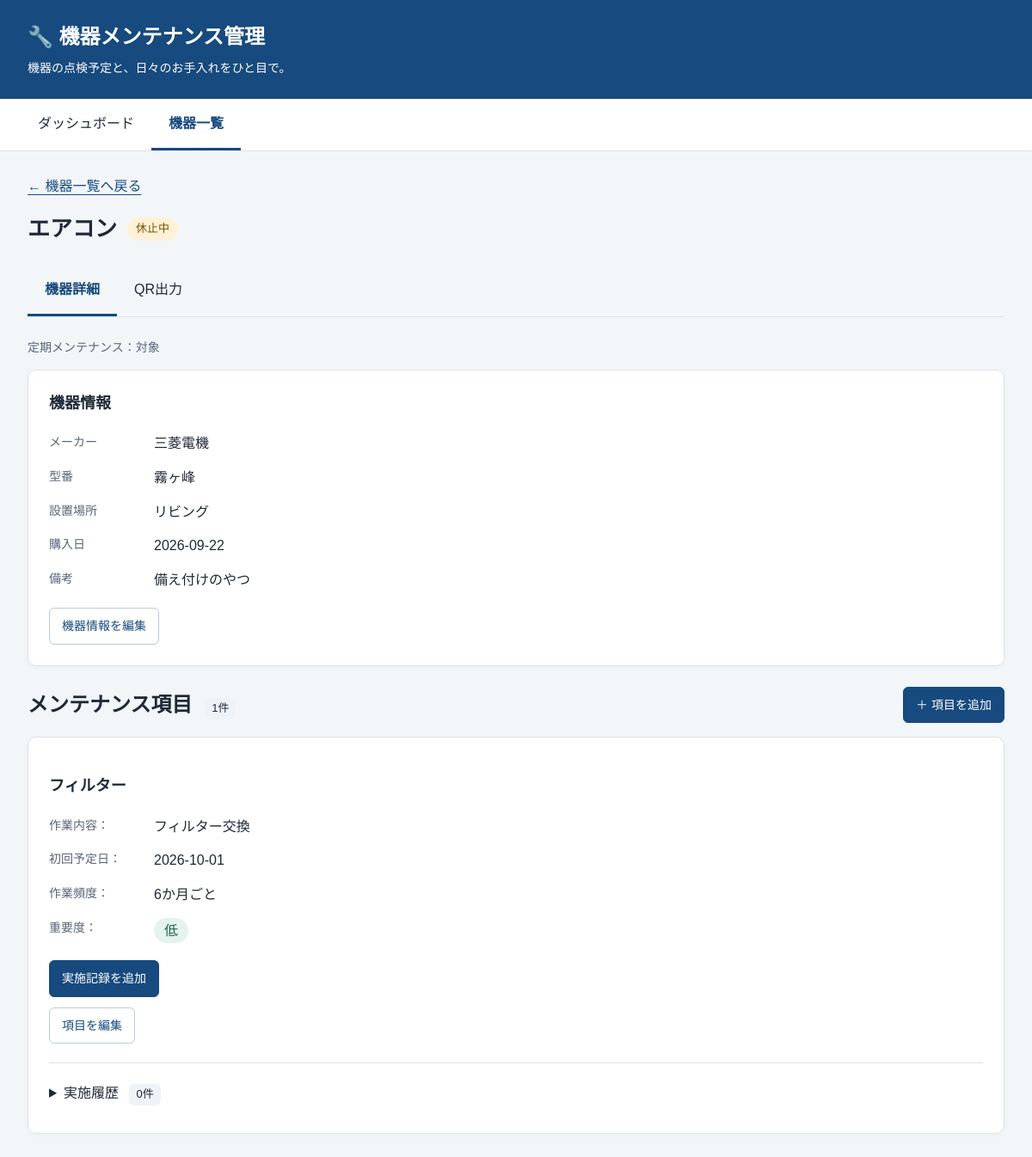
Before: /devices/1 with the older database file.
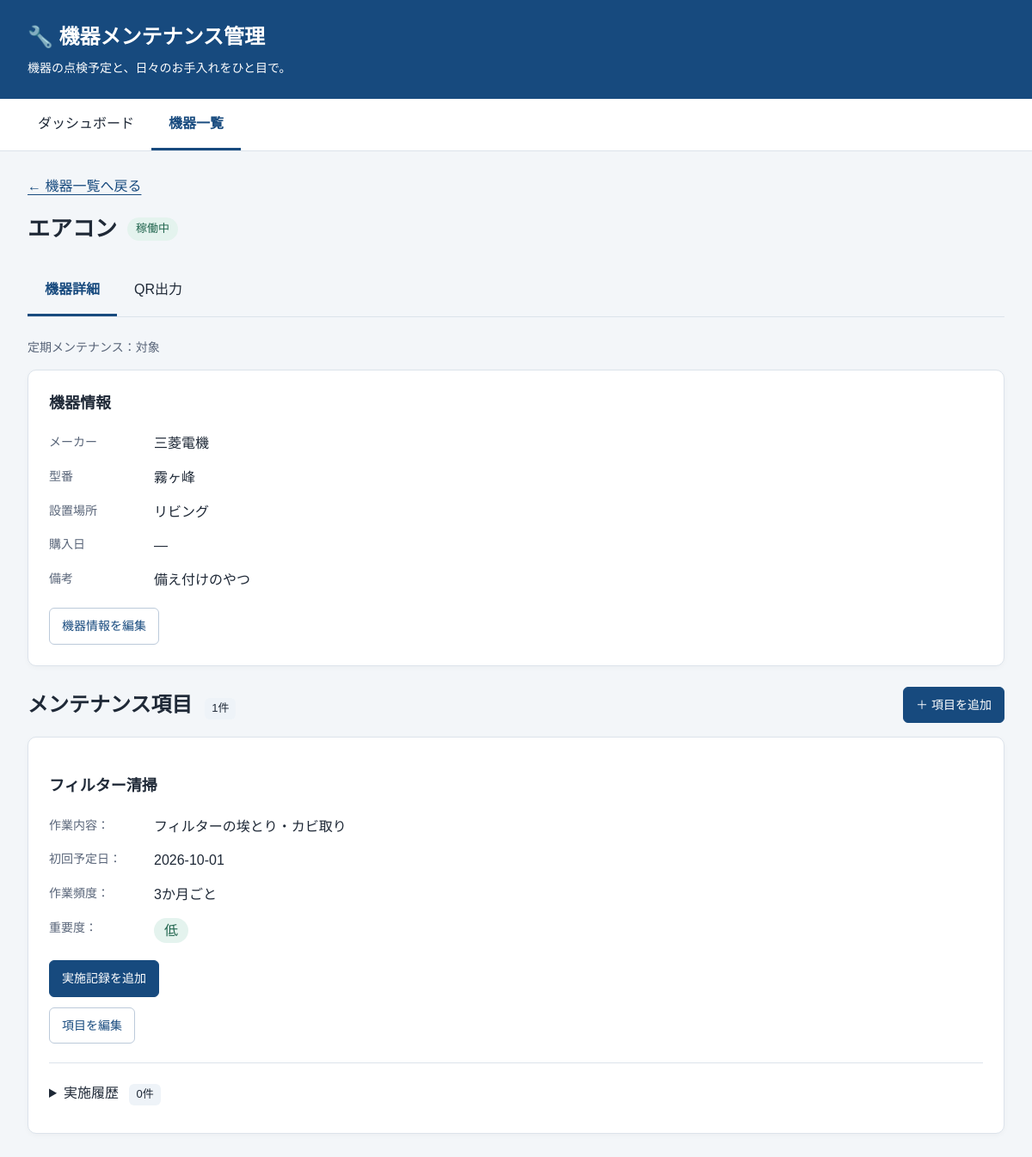
After: the same page with the newer database file.
### tables this page shows
CREATE TABLE devices (
                id INTEGER PRIMARY KEY AUTOINCREMENT,
                name TEXT NOT NULL,
                manufacturer TEXT,
                model_number TEXT,
                location TEXT,
                status TEXT NOT NULL DEFAULT '稼働中',
                purchase_date TEXT,
                note TEXT NOT NULL DEFAULT '',
                maintenance_scope TEXT NOT NULL DEFAULT '未設定'
            );

CREATE TABLE maintenance_plans (
                id INTEGER PRIMARY KEY AUTOINCREMENT,
                device_id INTEGER NOT NULL,
                name TEXT NOT NULL,
                description TEXT,
                interval_value INTEGER,
                interval_unit TEXT,
                priority TEXT,
                first_due_date TEXT NOT NULL DEFAULT '',
                FOREIGN KEY (device_id) REFERENCES devices(id)
            );

### main.py (the view)
@app.get("/devices/{device_id}")
def device_detail(request: Request, device_id: int) -> HTMLResponse:
    with database() as connection:
        cursor: sqlite3.Cursor = connection.execute("""
            SELECT id, name, manufacturer, model_number, location, purchase_date,
                   note, status, maintenance_scope
            FROM devices
            WHERE id = ?
        """, (device_id,))
        device: Optional[sqlite3.Row] = cursor.fetchone()
        if device is None:
            raise HTTPException(status_code=404, detail="機器が見つかりません")
        cursor = connection.execute("""
            SELECT id, device_id, name, description, interval_value, interval_unit, priority, first_due_date
            FROM maintenance_plans
            WHERE device_id = ?
            ORDER BY id
        """, (device_id,))
        maintenance_plans: list[sqlite3.Row] = cursor.fetchall()
        cursor = connection.execute("""
            SELECT
                maintenance_records.id,
                maintenance_records.maintenance_plan_id,
                maintenance_records.performed_at,
                maintenance_records.meter_value,
                maintenance_records.note
            FROM maintenance_records
            JOIN maintenance_plans
                ON maintenance_plans.id
                = maintenance_records.maintenance_plan_id
            WHERE maintenance_plans.device_id = ?
            ORDER BY
                maintenance_records.performed_at DESC,
                maintenance_records.id DESC
        """, (device_id,))
        maintenance_records = cursor.fetchall()
    return templates.TemplateResponse(
        request=request,
        name="device_detail.html",
        context={
            "device": device,
            "maintenance_plans": maintenance_plans,
            "maintenance_records": maintenance_records
        }
    )

### templates/device_detail.html (shortened to what this page needs)
{% extends 'base.html' %}
{% block content %}
<a class="back-link" href="/devices">← 機器一覧へ戻る</a>
<div class="page-heading"><h1>{{ device.name }}</h1><span class="status-badge" data-status="{{ device.status }}">{{ device.status }}</span></div>
{% include '_device_tabs.html' %}
<p class="muted">定期メンテナンス：{{ device.maintenance_scope }}{% if device.maintenance_scope == '対象' and not maintenance_plans %}（項目未登録）{% endif %}</p>
<section class="panel" id="device-info">
    <h2>機器情報</h2>
    <div class="read-view"><dl class="info-grid">
        <div><dt>メーカー</dt><dd>{{ device.manufacturer or '—' }}</dd></div>
        <div><dt>型番</dt><dd>{{ device.model_number or '—' }}</dd></div>
        <div><dt>設置場所</dt><dd>{{ device.location or '—' }}</dd></div>
        <div><dt>購入日</dt><dd>{{ device.purchase_date or '—' }}</dd></div>
        <div class="full-width"><dt>備考</dt><dd class="preserve-lines">{{ device.note or '—' }}</dd></div>
    </dl></div>
    <a class="button" href="/devices/{{ device.id }}/edit">機器情報を編集</a>
</section>
<section aria-labelledby="plans-heading">
    <div class="section-heading"><h2 id="plans-heading">メンテナンス項目 <span class="count">{{ maintenance_plans|length }}件</span></h2><a class="button primary" href="/devices/{{ device.id }}/maintenance/new">＋ 項目を追加</a></div>
    {% for plan in maintenance_plans %}
    <article class="panel" id="plan-{{ plan.id }}">
        <h3>{{ plan.name }}</h3>
        <div class="read-view"><dl class="info-grid">
            <div><dt>作業内容：</dt><dd class="preserve-lines">{{ plan.description or '未登録' }}</dd></div>
            <div><dt>初回予定日：</dt><dd>{{ plan.first_due_date or "未設定" }}</dd></div>
            <div><dt>作業頻度：</dt><dd>{{ plan.interval_value }}{{ units.get(plan.interval_unit, plan.interval_unit) }}ごと</dd></div>
            <div><dt>重要度：</dt><dd><span class="priority" data-level="{{ priorities.get(plan.priority, plan.priority) }}">{{ priorities.get(plan.priority, plan.priority) }}</span></dd></div>
        </dl></div>
        <div class="record-action"><a class="button primary" href="/devices/{{ device.id }}/maintenance-plans/{{ plan.id }}/records/new">実施記録を追加</a></div>
        <div class="item-edit-action"><a class="button" href="/devices/{{ device.id }}/maintenance-plans/{{ plan.id }}/edit">項目を編集</a></div>
        {% set records = maintenance_records | selectattr('maintenance_plan_id', 'equalto', plan.id) | list %}
        <details class="history" {% if request.query_params.get('saved') == 'record' or request.query_params.get('history') == 'open' %}open{% endif %}>
            <summary>実施履歴 <span class="count">{{ records|length }}件</span></summary>
        </details>
    </article>
    {% else %}<div class="panel empty-state">メンテナンス項目はまだありません。</div>{% endfor %}
</section>
{% endblock %}

Changed rows visible on the page:
changed devices "エアコン": status "休止中" → "稼働中"; purchase_date "2026-09-22" → "—"
changed maintenance_plans "か月": name "フィルター" → "フィルター清掃"; description "フィルター交換" → "フィルターの埃とり・カビ取り"; interval_value "6" → "3"
